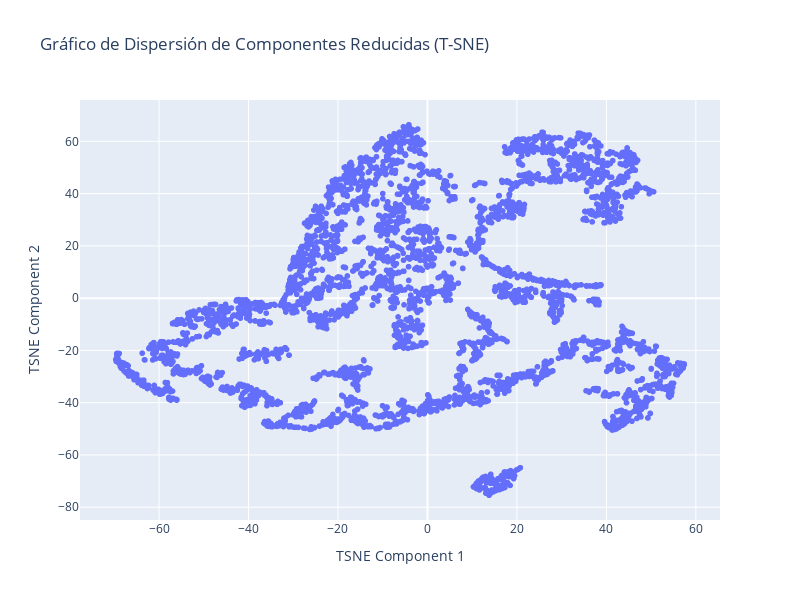

Notebook code cell kept with this figure:
### Markdown cell above
**Respuesta:**

### Code cell
#Se usa FunctionTransformer para convertir la función definida anteriormente en un transformador
feature_extractor = FunctionTransformer(custom_features, validate=False)

# Como la funcion custom_features puede generar NaN en "Periodicity", imputamos los datos, esto con simple imputer
imputer = SimpleImputer(strategy='mean')

# Seleccionamos todas las columnas obtenidas de custom_features y la escalamos
transformer = ColumnTransformer(
    transformers=[
        ('minmax', 
         MinMax(), 
         slice(0, None)) 
    ],
    remainder='passthrough'
)

#realizamos la reduccion de dimensionalidad a dos componentes
tsne = TSNE(n_components=2)

# creamos el pipeline para el flujo de trabajo
pipeline = Pipeline([
    ('feature_extraction', feature_extractor),
    ('imputation', imputer),  # Paso de imputación
    ('scaling', transformer),
    ('dimension_reduction', tsne)
])

# Ajustar el pipeline a los datos
reduced_features = pipeline.fit_transform(df_retail)

# Crear un DataFrame con las componentes reducidas
reduced_df = pd.DataFrame(data=reduced_features, columns=["Component 1", "Component 2"])

fig = px.scatter(
    reduced_df, x="Component 1", y="Component 2",
    title="Gráfico de Dispersión de Componentes Reducidas (T-SNE)",
    labels={'Component 1': 'TSNE Component 1', 'Component 2': 'TSNE Component 2'},
    width=800, height=600
)

fig.show()

### Figure 1 — Plotly figure (JSON) as saved in the notebook; plotly's stock layout.template omitted (floating-point values rounded to 4 significant figures; data arrays with more than 128 entries replaced by an {"elided": "..."} marker saying what was removed)
{"data": [{"hovertemplate": "TSNE Component 1=%{x}<br>TSNE Component 2=%{y}<extra></extra>", "legendgroup": "", "marker": {"color": "#636efa", "symbol": "circle"}, "mode": "markers", "name": "", "showlegend": false, "type": "scattergl", "x": {"elided": "4314 float values"}, "xaxis": "x", "y": {"elided": "4314 float values"}, "yaxis": "y"}], "layout": {"height": 600, "legend": {"tracegroupgap": 0}, "title": {"text": "Gráfico de Dispersión de Componentes Reducidas (T-SNE)"}, "width": 800, "xaxis": {"anchor": "y", "domain": [0, 1], "title": {"text": "TSNE Component 1"}}, "yaxis": {"anchor": "x", "domain": [0, 1], "title": {"text": "TSNE Component 2"}}}}
